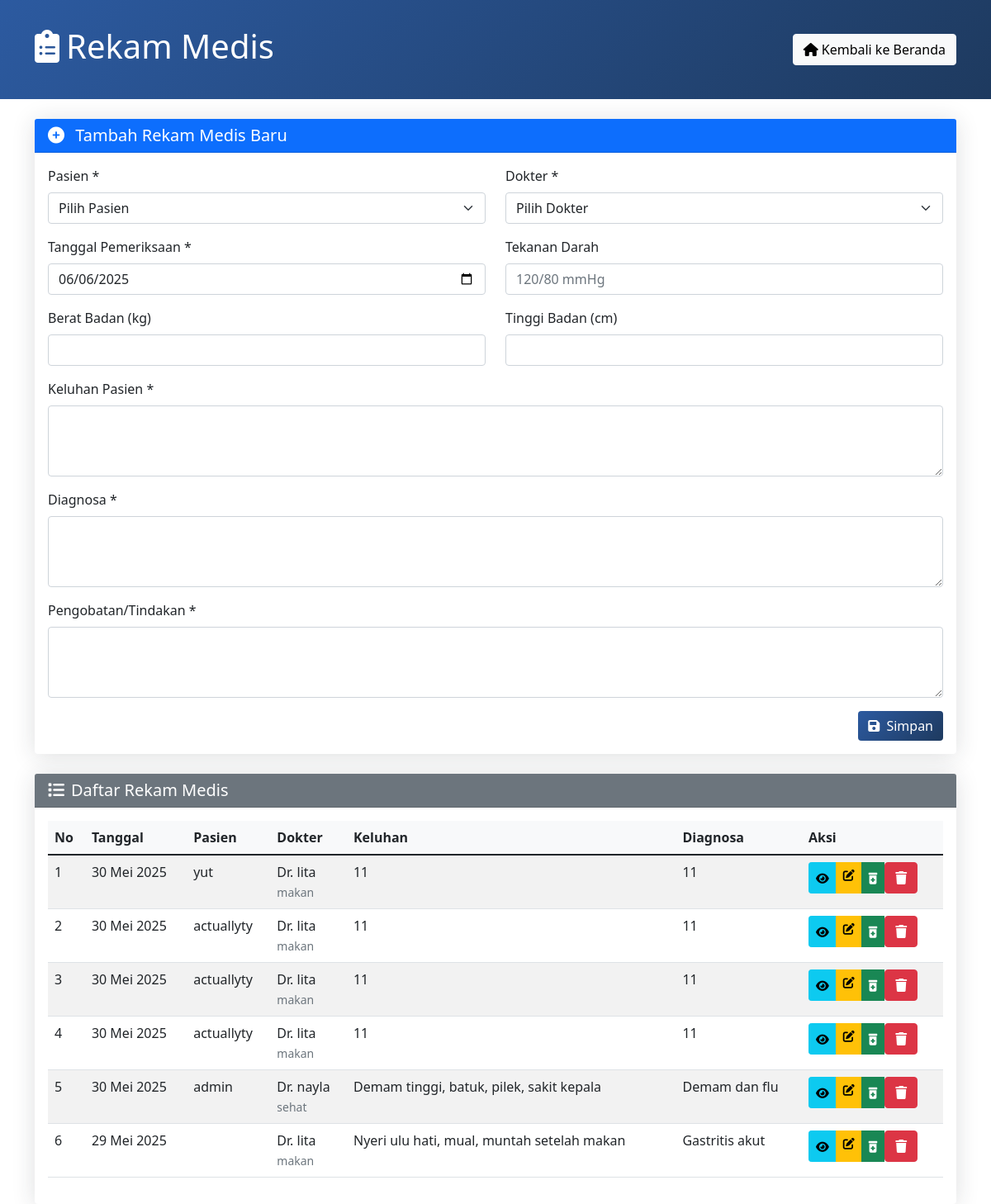
/modules/rekammedis/rekam_medis.php, run on the app's committed database.
### tables this page shows
CREATE TABLE `rekam_medis` (
  `ID_rkmmed` int(11) NOT NULL,
  `ID_user` int(11) NOT NULL,
  `ID_dokter` int(11) NOT NULL,
  `Diagnosa` text NOT NULL,
  `Tanggal` date NOT NULL,
  `Pengobatan` text NOT NULL,
  `keluhan` text NOT NULL,
  `tekanan_darah` varchar(20) DEFAULT NULL,
  `berat_badan` decimal(5,2) DEFAULT NULL,
  `tinggi_badan` decimal(5,2) DEFAULT NULL,
  `created_at` timestamp NOT NULL DEFAULT current_timestamp(),
  `updated_at` timestamp NOT NULL DEFAULT current_timestamp() ON UPDATE current_timestamp()
);

CREATE TABLE `dokter` (
  `ID_dokter` int(11) NOT NULL,
  `Username` varchar(50) NOT NULL,
  `Pengguna_role` varchar(20) DEFAULT NULL,
  `Spesialisasi` varchar(100) DEFAULT NULL,
  `Nomor_telepon` varchar(15) DEFAULT NULL
);

### modules/rekammedis/koneksi.php (called while the page is built, shortened)
<?php
if (!function_exists('formatTanggalIndo')) {
    function formatTanggalIndo($tanggal) {
        $bulan = array(
            1 => 'Januari', 'Februari', 'Maret', 'April', 'Mei', 'Juni',
            'Juli', 'Agustus', 'September', 'Oktober', 'November', 'Desember'
        );
        $pecahkan = explode('-', $tanggal);
        if (count($pecahkan) == 3 && checkdate($pecahkan[1], $pecahkan[2], $pecahkan[0])) {
            return $pecahkan[2] . ' ' . $bulan[(int)$pecahkan[1]] . ' ' . $pecahkan[0];
        }
        return $tanggal;
    }
}
?>

### modules/rekammedis/rekam_medis.php (the view, shortened to what this page needs)
<?php
include_once 'koneksi.php';
$rekam_medis = [];
$edit_data = null;
try {
    if (isset($pdo) && $pdo) {
        $rekam_medis_query = "
            SELECT rm.*,
                   tl.username as nama_pasien,
                   d.Username as nama_dokter,
                   d.Spesialisasi as spesialisasi_dokter
            FROM rekam_medis rm
            LEFT JOIN tb_login tl ON rm.ID_user = tl.ID_user
            LEFT JOIN dokter d ON rm.ID_dokter = d.ID_dokter
            WHERE rm.ID_rkmmed IS NOT NULL
            ORDER BY rm.Tanggal DESC, rm.ID_rkmmed DESC
        ";
        $rekam_medis_stmt = $pdo->query($rekam_medis_query);
        if ($rekam_medis_stmt) {
            $rekam_medis = $rekam_medis_stmt->fetchAll();
        }
    } else {
        $error = "Koneksi database tidak tersedia. Pastikan file koneksi.php sudah benar.";
    }
} catch(PDOException $e) {
    $error = "Error mengambil data: " . $e->getMessage();
    error_log("Database Error: " . $e->getMessage());
} catch(Exception $e) {
    $error = "Error: " . $e->getMessage();
}
?>
<!DOCTYPE html>
<html lang="id">
<head>
    <link href="https://cdn.jsdelivr.net/npm/bootstrap@5.1.3/dist/css/bootstrap.min.css" rel="stylesheet">
    <link href="https://cdnjs.cloudflare.com/ajax/libs/font-awesome/6.0.0/css/all.min.css" rel="stylesheet">
</head>
<body>
    <div class="header-section">
        <div class="container">
            <div class="d-flex justify-content-between align-items-center">
                <h1><i class="fas fa-clipboard-list me-2"></i>Rekam Medis</h1>
                <a href="index.php" class="btn btn-light">
                    <i class="fas fa-home me-1"></i>Kembali ke Beranda
                </a>
            </div>
        </div>
    </div>
    <div class="container mt-4">
        <div class="card mb-4">
            <div class="card-header bg-primary text-white">
                <h5 class="mb-0">
                    <i class="fas fa-plus-circle me-2"></i>
                    <?php echo $edit_data ? 'Edit Rekam Medis' : 'Tambah Rekam Medis Baru'; ?>
                </h5>
            </div>
            <div class="card-body">
                <form method="POST">
                    <div class="row">
                        <div class="col-md-6 mb-3">
                            <label class="form-label">Pasien *</label>
                            <select name="id_user" class="form-select" required>
                                <option value="">Pilih Pasien</option>
                            </select>
                        </div>
                        <div class="col-md-6 mb-3">
                            <label class="form-label">Dokter *</label>
                            <select name="id_dokter" class="form-select" required>
                                <option value="">Pilih Dokter</option>
                            </select>
                        </div>
                    </div>
                    <div class="row">
                        <div class="col-md-6 mb-3">
                            <label class="form-label">Tanggal Pemeriksaan *</label>
                            <input type="date" name="tanggal" class="form-control" value="<?php echo $edit_data ? $edit_data['Tanggal'] : date('Y-m-d'); ?>" required>
                        </div>
                        <div class="col-md-6 mb-3">
                            <label class="form-label">Tekanan Darah</label>
                            <input type="text" name="tekanan_darah" class="form-control" placeholder="120/80 mmHg" value="<?php echo $edit_data ? htmlspecialchars($edit_data['tekanan_darah']) : ''; ?>">
                        </div>
                    </div>
                    <div class="row">
                        <div class="col-md-6 mb-3">
                            <label class="form-label">Berat Badan (kg)</label>
                            <input type="number" step="0.1" name="berat_badan" class="form-control" value="<?php echo $edit_data ? $edit_data['berat_badan'] : ''; ?>">
                        </div>
                        <div class="col-md-6 mb-3">
                            <label class="form-label">Tinggi Badan (cm)</label>
                            <input type="number" step="0.1" name="tinggi_badan" class="form-control" value="<?php echo $edit_data ? $edit_data['tinggi_badan'] : ''; ?>">
                        </div>
                    </div>
                    <div class="mb-3">
                        <label class="form-label">Keluhan Pasien *</label>
                        <textarea name="keluhan" class="form-control" rows="3" required><?php echo $edit_data ? htmlspecialchars($edit_data['keluhan']) : ''; ?></textarea>
                    </div>
                    <div class="mb-3">
                        <label class="form-label">Diagnosa *</label>
                        <textarea name="diagnosa" class="form-control" rows="3" required><?php echo $edit_data ? htmlspecialchars($edit_data['Diagnosa']) : ''; ?></textarea>
                    </div>
                    <div class="mb-3">
                        <label class="form-label">Pengobatan/Tindakan *</label>
                        <textarea name="pengobatan" class="form-control" rows="3" required><?php echo $edit_data ? htmlspecialchars($edit_data['Pengobatan']) : ''; ?></textarea>
                    </div>
                    <div class="text-end">
                        <button type="submit" class="btn btn-primary">
                            <i class="fas fa-save me-1"></i>
                            <?php echo $edit_data ? 'Update' : 'Simpan'; ?>
                        </button>
                    </div>
                </form>
            </div>
        </div>
        <div class="card">
            <div class="card-header bg-secondary text-white">
                <h5 class="mb-0"><i class="fas fa-list me-2"></i>Daftar Rekam Medis</h5>
            </div>
            <div class="card-body">
                <div class="table-responsive">
                    <table class="table table-striped table-hover">
                        <thead>
                            <tr>
                                <th>No</th>
                                <th>Tanggal</th>
                                <th>Pasien</th>
                                <th>Dokter</th>
                                <th>Keluhan</th>
                                <th>Diagnosa</th>
                                <th>Aksi</th>
                            </tr>
                        </thead>
                        <tbody>
                            <?php if (empty($rekam_medis)): ?>
                                <tr>
                                    <td colspan="7" class="text-center">Belum ada data rekam medis</td>
                                </tr>
                            <?php else: ?>
                                <?php $no = 1; foreach ($rekam_medis as $rm): ?>
                                    <tr>
                                        <td><?php echo $no++; ?></td>
                                        <td><?php echo formatTanggalIndo($rm['Tanggal']); ?></td>
                                        <td><?php echo htmlspecialchars($rm['nama_pasien']); ?></td>
                                        <td>Dr. <?php echo htmlspecialchars($rm['nama_dokter']); ?><br><small class="text-muted"><?php echo htmlspecialchars($rm['spesialisasi_dokter']); ?></small></td>
                                        <td><?php echo substr(htmlspecialchars($rm['keluhan']), 0, 50) . (strlen($rm['keluhan']) > 50 ? '...' : ''); ?></td>
                                        <td><?php echo substr(htmlspecialchars($rm['Diagnosa']), 0, 50) . (strlen($rm['Diagnosa']) > 50 ? '...' : ''); ?></td>
                                        <td>
                                            <div class="btn-group btn-group-sm">
                                                <button class="btn btn-info" data-bs-toggle="modal" data-bs-target="#detailModal<?php echo $rm['ID_rkmmed']; ?>">
                                                    <i class="fas fa-eye"></i>
                                                </button>
                                                <a href="?edit=<?php echo $rm['ID_rkmmed']; ?>" class="btn btn-warning">
                                                    <i class="fas fa-edit"></i>
                                                </a>
                                                <button class="btn btn-success" data-bs-toggle="modal" data-bs-target="#resepModal<?php echo $rm['ID_rkmmed']; ?>">
                                                    <i class="fas fa-prescription-bottle-alt"></i>
                                                </button>
                                                <form method="POST" style="display: inline;" onsubmit="return confirm('Yakin ingin menghapus data ini?');">
                                                    <button type="submit" class="btn btn-danger">
                                                        <i class="fas fa-trash"></i>
                                                    </button>
                                                </form>
                                            </div>
                                        </td>
                                    </tr>
                                <?php endforeach; ?>
                            <?php endif; ?>
                        </tbody>
                    </table>
                </div>
            </div>
        </div>
    </div>
</body>
</html>

### modules/rekammedis/rekam_medis.php (style rules this page uses)
.header-section { background: linear-gradient(135deg, #2c5aa0 0%, #1e3a5f 100%); color: white; padding: 2rem 0; }
.card { box-shadow: 0 0.15rem 1.75rem 0 rgba(33, 40, 50, 0.15); border: none; }
.table th { background-color: #f8f9fa; font-weight: 600; }
.btn-primary { background: linear-gradient(135deg, #2c5aa0 0%, #1e3a5f 100%); border: none; }

### data on the page
rekam_medis: Tanggal "30 Mei 2025", ID_user.username "yut", ID_dokter.Username "lita", ID_dokter.Spesialisasi "makan", keluhan "11", Diagnosa "11"
rekam_medis: Tanggal "30 Mei 2025", ID_user.username "actuallyty", ID_dokter.Username "lita", ID_dokter.Spesialisasi "makan", keluhan "11", Diagnosa "11"
rekam_medis: Tanggal "30 Mei 2025", ID_user.username "actuallyty", ID_dokter.Username "lita", ID_dokter.Spesialisasi "makan", keluhan "11", Diagnosa "11"
rekam_medis: Tanggal "30 Mei 2025", ID_user.username "actuallyty", ID_dokter.Username "lita", ID_dokter.Spesialisasi "makan", keluhan "11", Diagnosa "11"
rekam_medis: Tanggal "30 Mei 2025", ID_user.username "admin", ID_dokter.Username "nayla", ID_dokter.Spesialisasi "sehat", keluhan "Demam tinggi, batuk, pilek, sakit kepala", Diagnosa "Demam dan flu"
rekam_medis: Tanggal "29 Mei 2025", ID_dokter.Username "lita", ID_dokter.Spesialisasi "makan", keluhan "Nyeri ulu hati, mual, muntah setelah makan", Diagnosa "Gastritis akut"
